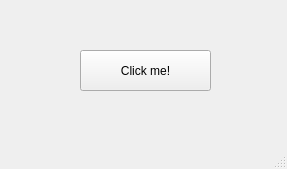
<?xml version="1.0" encoding="UTF-8"?>
<ui version="4.0">
 <class>MainWindow</class>
 <widget class="QMainWindow" name="MainWindow">
  <property name="geometry">
   <rect>
    <x>0</x>
    <y>0</y>
    <width>287</width>
    <height>169</height>
   </rect>
  </property>
  <property name="windowTitle">
   <string>MainWindow</string>
  </property>
  <widget class="QWidget" name="centralwidget">
   <widget class="QPushButton" name="pushButton">
    <property name="geometry">
     <rect>
      <x>80</x>
      <y>50</y>
      <width>131</width>
      <height>41</height>
     </rect>
    </property>
    <property name="text">
     <string>Click me!</string>
    </property>
   </widget>
  </widget>
  <widget class="QMenuBar" name="menubar">
   <property name="geometry">
    <rect>
     <x>0</x>
     <y>0</y>
     <width>287</width>
     <height>18</height>
    </rect>
   </property>
  </widget>
  <widget class="QStatusBar" name="statusbar"/>
 </widget>
 <resources/>
 <connections/>
</ui>
